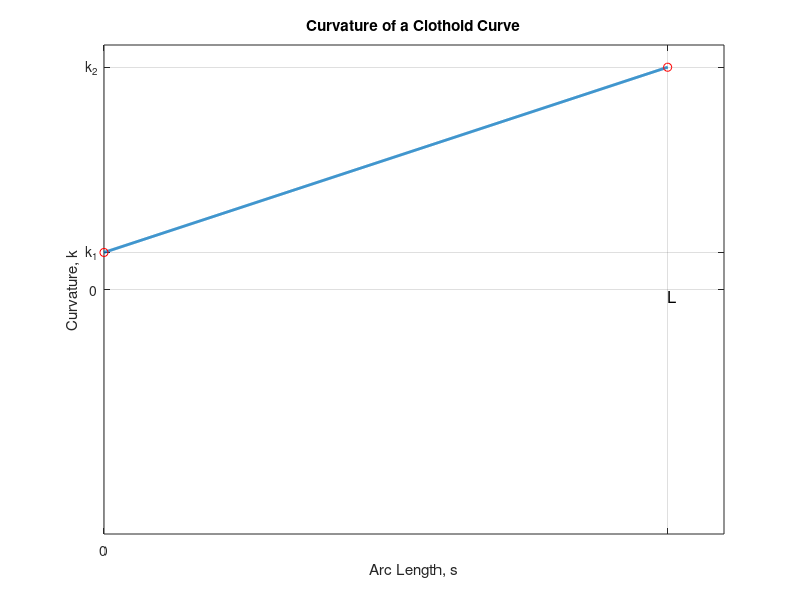

This chart was generated by the following MATLAB code:
% Parameters for the clothoid
a = 0.001;    % This constant determines the rate at which curvature changes
L = 50;     % Total arc length

% Generate arc length values from -L/2 to L/2
s = linspace(0, L, 1000);

k1 = 0.01;
% Calculate the curvature k(s) = a * s
k = k1 + a * s;

% Create the plot
figure;
plot(s, k, 'LineWidth', 2);
grid on;
xlabel('Arc Length, s');
ylabel('Curvature, k');
title('Curvature of a Clothoid Curve');

% Annotating the plot with k1, k2, and L
hold on;

% Points to annotate k_1 and k_2
k1 = k(1);
k2 = k(end);

% Plotting points
plot(0, k1, 'ro'); % Point at start
plot(L, k2, 'ro');  % Point at end

% Text annotations
% text(0, k1, '  k_1', 'VerticalAlignment', 'middle', 'HorizontalAlignment', 'right', 'FontSize', 12);
% text(0, k2, '  k_2', 'VerticalAlignment', 'middle', 'HorizontalAlignment', 'right', 'FontSize', 12);
text(L, 0, '  L', 'VerticalAlignment', 'top', 'HorizontalAlignment', 'center', 'FontSize', 12);

% Adjusting plot limits if necessary
ylim([-1.1*max(k), 1.1*max(k)]);
xlim([0 L*1.1])
% Remove all ticks and labels
set(gca, 'XTick', [0 L], 'YTick', [0 k1 k2]);
yticklabels({'0','k_1','k_2'})
xticklabels({'0',''})
hold off;   
